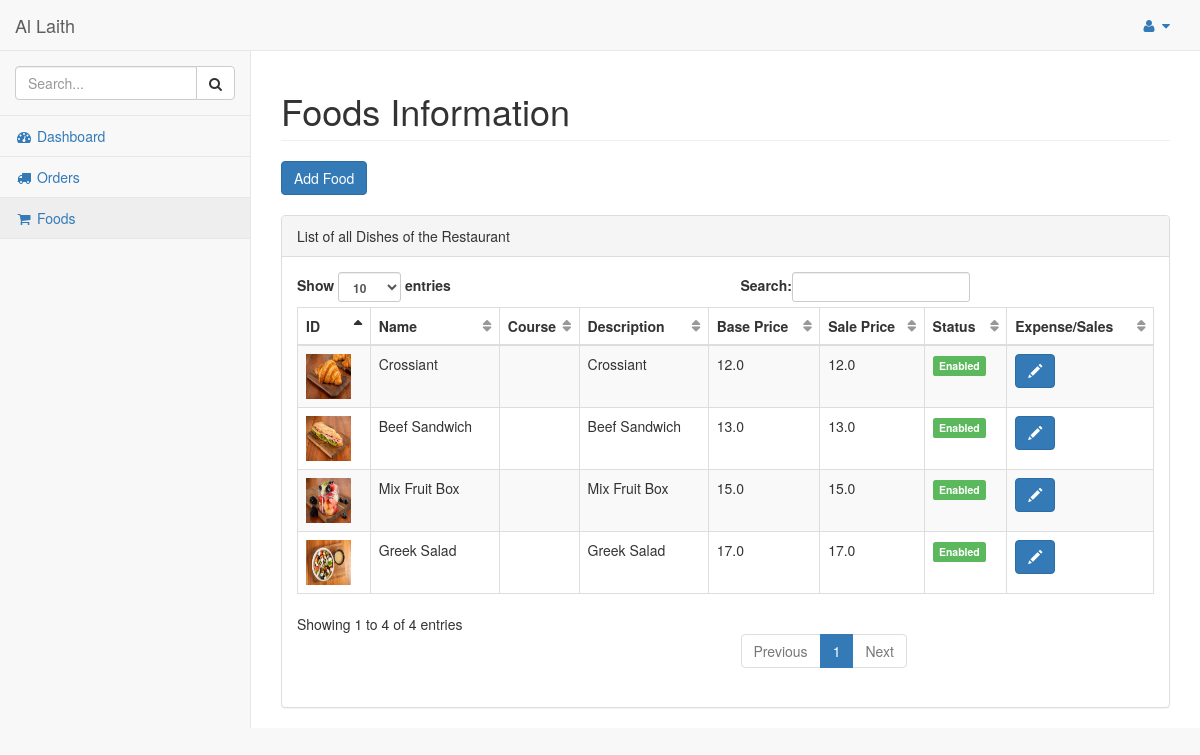
The app's page /dashboard/admin/foods/ (signed in) with its own data.
### hotel/models.py (models this page shows, shortened)
class Food(models.Model):
    disabled = 'Disabled'
    enabled = 'Enabled'
    STATUS = (
        (disabled, disabled),
        (enabled, enabled),
    )
    name = models.CharField(max_length=250)
    status = models.CharField(max_length=50, choices=STATUS)
    content_description = models.TextField()
    base_price = models.FloatField()
    sale_price = models.FloatField(default=base_price)
    image = models.FileField(blank=True, null =True)
    num_order = models.IntegerField(default=0)
    quantity_available = models.IntegerField()

### hotel/views.py (the view)
# urls.py: url(r'^dashboard/admin/foods/$', views.foods_admin, name='foods_admin'),
@login_required
@staff_member_required
def foods_admin(request):
    foods = Food.objects.filter()
    return render(request, 'admin_temp/foods.html', {'foods':foods})

### hotel/templates/admin_temp/foods.html (shortened to what this page needs)
{% load static %}
{% include "includes/base.html" %}
{% include "includes/navbarheader.html" %}
{% include "includes/navtop.html"%}
{% include "includes/sidemenu.html" %}
</nav>
<div id="page-wrapper">
    <div class="row">
        <div class="col-lg-12">
            <h1 class="page-header">Foods Information</h1>
            <button type="button" class="btn btn-primary" data-toggle="modal" data-target="#addFood">
                Add Food
            </button>
            <br><br>
        </div>
    </div>
    <div class="row">
        <div class="col-lg-12">
            <div class="panel panel-default">
                <div class="panel-heading">
                    List of all Dishes of the Restaurant
                </div>
                <div class="panel-body">
                    <table width="100%" class="table table-striped table-bordered table-hover" id="dataTables-example">
                        <thead>
                            <tr>
                                <th>ID</th>
                                <th>Name</th>
                                <th>Course</th>
                                <th>Description</th>
                                <th>Base Price</th>
                                <th>Sale Price</th>
                                <th>Status</th>
                                <th>Expense/Sales</th>
                            </tr>
                        </thead>
                        <tbody>
                            {% for food in foods %}
                            <tr>
                                <td><img src="/media/{{food.image}}" width="45" height="45"></td>
                                <td>{{food.name}}</td>
                                <td>{{food.course}}</td>
                                <td>{{food.content_description|truncatechars:150}}</td>
                                <td>{{food.base_price}}</td>
                                <td>{{food.sale_price}}</td>
                                <td>{% if food.status == 'Enabled' %}
                                    <span class="label label-success">Enabled</span>
                                    {% else %}
                                    <span class="label label-danger">Disabled</span>
                                    {% endif %}
                                </td>
                                <td>
                                    <button type="button" class="btn btn-primary" data-toggle="modal" data-target="#myModal">
                                        <span class="glyphicon glyphicon-pencil" aria-hidden="true"></span>
                                    </button>
                                </td>
                            </tr>
                            {% endfor %}
                        </tbody>
                    </table>
                </div>
            </div>
        </div>
    </div>
</div>
</div>
</body>
</html>

### records on screen
Food: image (picture), name "Crossiant", content_description "Crossiant", base_price "12.0", sale_price "12.0", status "Enabled"
Food: image (picture), name "Beef Sandwich", content_description "Beef Sandwich", base_price "13.0", sale_price "13.0", status "Enabled"
Food: image (picture), name "Mix Fruit Box", content_description "Mix Fruit Box", base_price "15.0", sale_price "15.0", status "Enabled"
Food: image (picture), name "Greek Salad", content_description "Greek Salad", base_price "17.0", sale_price "17.0", status "Enabled"
